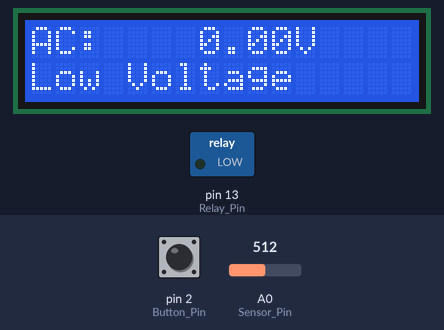
Bench run of a sketch on a simulated Arduino Uno, built with avr-gcc and run on an emulated ATmega328P. Shown: 16×2 character LCD, switched loads named in the sketch (green lamp = pin HIGH). Inputs (shaded band) come from the test bench; at power-on: A0 (Sensor_Pin) = 512, pin 2 (Button_Pin) HIGH. What the sketch prints to the serial monitor is not drawn.

Above: at 1.2 s.
1.3 s: A0 (Sensor_Pin) set to 254
At 2.5 s:
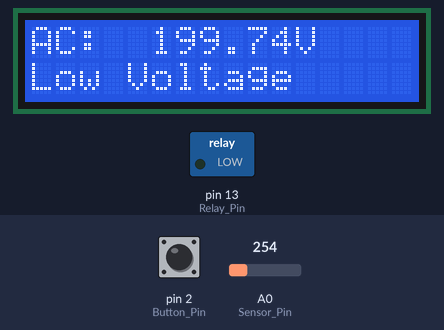
3.5 s: A0 (Sensor_Pin) set to 224
At 5.4 s:
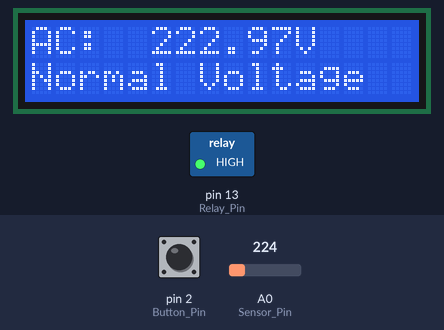
6.5 s: pin 2 (Button_Pin) pulled LOW for 3.2 s
At 9.4 s:
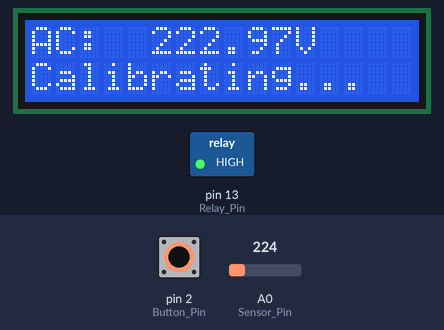
11.5 s: A0 (Sensor_Pin) set to 0
At 14.2 s:
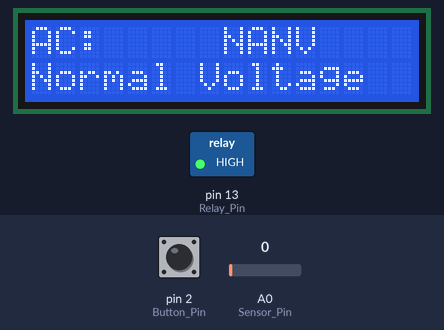
14.5 s: pin 2 (Button_Pin) pulled LOW for 3.2 s
At 17.2 s:
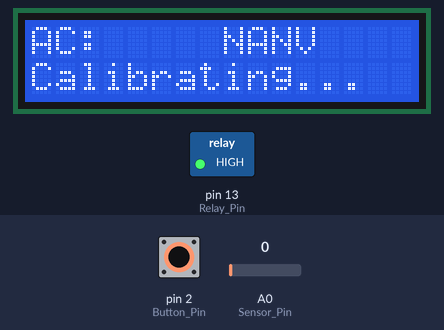
Timing chart, 0 to 18.7 s (numbered marks = the images above; inputs shaded):
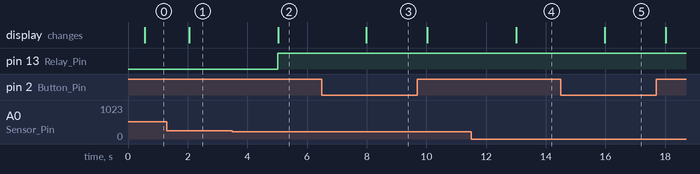

Measured:
- the behaviour switches between 241 and 240 on A0 (Sensor_Pin) (found by bisection; images 1 and 2)
- after the input at 1.3 s, the display: changes after 0.76 s (image 1)
- after the input at 3.5 s, pin 13 (Relay_Pin): LOW → HIGH after 1.5 s; the display: changes after 1.5 s (image 2)
- after the input at 6.5 s, the display: changes after 1.5 s (image 3)
- after the input at 11.5 s, the display: changes after 1.5 s (image 4)
- after the input at 14.5 s, the display: changes after 1.5 s (image 5)

The sketch:

Arduino_AC_Voltage_Monitor__ZMPT101B___LCD_.ino
```cpp
/* The source Code from : https://github.com/riyadhasan24
 * By Md. Riyad Hasan
 */

#include <Wire.h>
#include <LiquidCrystal_I2C.h>

const int Sensor_Pin = A0;
const int Button_Pin = 2;
const int Relay_Pin = 13;

const float Reference_Voltage = 3.3;
const int Sample_Count = 1000;

float Calibration_Factor = 240.0;

LiquidCrystal_I2C lcd(0x27, 16, 2);

void setup() {
  Serial.begin(115200);

  pinMode(Relay_Pin, OUTPUT);
  pinMode(Button_Pin, INPUT_PULLUP);

  digitalWrite(Relay_Pin, LOW);

  // LCD Setup
  lcd.init();
  lcd.backlight();
  lcd.setCursor(0, 0);
  lcd.print("AC:        V");
}

void loop()
{
  long Sum = 0;

  for (int i = 0; i < Sample_Count; i++)
  {
    int Value = analogRead(Sensor_Pin);
    float Centered = (Value - 512) * (Reference_Voltage / 1023.0);
    Sum += (long)(Centered * Centered * 1000000);
    delayMicroseconds(300);
  }

  float Mean = Sum / (float)Sample_Count / 1000000.0;
  float RMS = sqrt(Mean);

  // Button-based calibration
  if (digitalRead(Button_Pin) == LOW)
  {
    Calibration_Factor = 220.0 / RMS;
    Serial.print("Recalibrated: ");
    Serial.println(Calibration_Factor);
    lcd.setCursor(0, 1);
    lcd.print("Calibrating...  ");
    delay(2000);
  }

  float AC_Voltage = RMS * Calibration_Factor;

  // Format voltage string
  char Volt_Str[12];
  dtostrf(AC_Voltage, 7, 2, Volt_Str);

  lcd.setCursor(0, 0);
  lcd.print("AC:        V");
  lcd.setCursor(4, 0);
  lcd.print(Volt_Str);

  // Status Display and Relay Control
  lcd.setCursor(0, 1);
  lcd.print("                ");

  if (AC_Voltage > 230.0)
  {
    digitalWrite(Relay_Pin, LOW);
    lcd.setCursor(0, 1);
    lcd.print("Over Voltage");
  }

  else if (AC_Voltage < 210.0)
  {
    digitalWrite(Relay_Pin, LOW);
    lcd.setCursor(0, 1);
    lcd.print("Low Voltage ");
  }

  else
  {
    digitalWrite(Relay_Pin, HIGH);
    lcd.setCursor(0, 1);
    lcd.print("Normal Voltage");
  }

  Serial.print("AC Voltage: ");
  Serial.println(AC_Voltage, 2);

  delay(1000);
}
```
